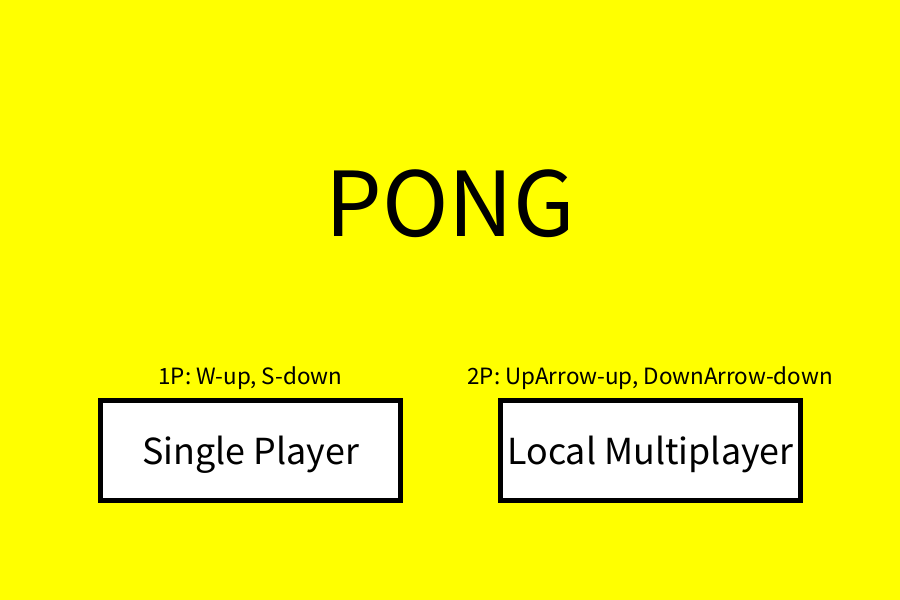
Frame 1 (no input)
Frame 60 (the mouse pressed at the canvas centre just before this capture): identical to frame 1, image omitted
Frame 120 (the mouse held since frame 60 and released just before this capture): identical to frame 1, image omitted

The Processing sketch that drew this single still picture (run headless with seeded random() and noise(); from frame 60 on, the mouse is pressed at the canvas centre):

// Processing sketch: Pong
// ── Pong.pde
/*
Michael Guo
2-1
2026/5/20
Pong
*/

//general variable
int mode;
//entries
final int intro=1;
final int game=2;
final int pause=3;
final int end=4;
//specific variables
float lx,ly,ld,rx,ry,rd;
float bx,by,bd,vx,vy;
int ls,rs;
float t;
boolean wkey, skey, upkey, downkey;
boolean AI;

void setup(){
  size(900, 600);
  mode=intro;
  textAlign(CENTER, CENTER);
  lx=0;
  ly=height/2;
  ld=200;
  rx=width;
  ry=height/2;
  rd=200;
  bx=width/2;
  by=height/2;
  bd=75;
  t=3;
  wkey=skey=upkey=downkey=false;
}

void draw(){
  if(mode==intro)intro();
  else if(mode==game)game();
  else if(mode==pause)pause();
  else if(mode==end)end();
  else println("ERROR: INVALID ENTRY");
}

// ── end.pde
void end(){
  //message
  if(ls==3){
    stroke(0, 128, 0);
    fill(0, 128, 0);
    rect(200, 75, 100, 100);
    textSize(150);
    fill(255, 0, 0);
    text("1P WINS", width/2, height/2);
    textSize(50);
    text("3", width/4, 100);
  }
  if(rs==3){
    if(AI==false){
      stroke(0, 128, 0);
      fill(0, 128, 0);
      rect(600, 75, 100, 100);
      textSize(150);
      fill(0);
      text("2P WINS", width/2, height/2);
      textSize(50);
      text("3", 3*width/4, 100);
    }else{
      stroke(0, 128, 0);
      fill(0, 128, 0);
      rect(600, 75, 100, 100);
      textSize(150);
      fill(0, 0, 255);
      text("CP WINS", width/2, height/2);
      textSize(50);
      text("3", 3*width/4, 100);
    }
  }
  textSize(75);
  text("Click to Main Menu", width/2, 3*height/4);
}

void endClicks(){
  mode=intro;
}

// ── game.pde
void game(){
  //board
  background(0, 128, 0);
  stroke(255);
  line(width/2, 0, width/2, height);
  line(0, height/2, width, height/2);
  stroke(0, 128, 0);
  fill(0, 128, 0);
  rect(425, 65, 50, 70);
  textSize(75);
  fill(0, 255, 0);
  text("3", width/2, 100);
  textSize(50);
  fill(255, 0, 0);
  text(ls, width/4, 100);
  if(AI==false)fill(0);
  else fill(0, 0, 255);
  text(rs, 3*width/4, 100);
  textSize(75);
  fill(255, 0, 255);
  message();
  t=t-0.01;
  //paddle
  stroke(0);
  fill(255);
  circle(750, 500, 100);
  strokeWeight(7);
  line(735, 475, 735, 525);
  line(765, 475, 765, 525);
  stroke(0);
  fill(255, 0, 0);
  circle(lx, ly, ld);
  if(ly<=100)ly=100;
  if(ly>=500)ly=500;
  if(t<0){
    if(wkey==true)ly=ly-5;
    if(skey==true)ly=ly+5;
  }
  if(AI==false)fill(0);
  else fill(0, 0, 255);
  circle(rx, ry, rd);
  if(ry<=100)ry=100;
  if(ry>=500)ry=500;
  if(AI==false){
    if(t<0){
      if(upkey==true)ry=ry-5;
      if(downkey==true)ry=ry+5;
    }
  }else{
    if(by<ry){
      ry=ry-5;
    }
    if(by>ry){
      ry=ry+5;
    }
  }
  fill(255, 165, 0);
  circle(bx, by, bd);
  //move
  if(t<0){
    bx=bx+vx;
    by=by+vy;
  }
  //bounce
  if(dist(lx,ly,bx,by)<=ld/2+bd/2){
    vx=(bx-lx)/10;
    vy=(by-ly)/10;
  }
  if(dist(rx,ry,bx,by)<=rd/2+bd/2){
    vx=(bx-rx)/10;
    vy=(by-ry)/10;
  }
  if(by<bd/2||by>height-bd/2)vy=vy*-1;
  if(bx<0){
    rs++;
    reset();
    vx=random(-2, -7);
    vy=random(-5, 5);
  }
  if(bx>width){
    ls++;
    reset();
    vx=random(7, 2);
    vy=random(-5, 5);
  }
  if(ls==3||rs==3)mode=end;
}

void gameClicks(){
  if(dist(mouseX, mouseY, 750, 500)<50)mode=pause;
}

void message(){
  if(t>=2){
    if(vx<0)text("1P turn",width/2, 500);
    else{
      if(AI==false)text("2P turn",width/2, 500);
      else text("CP turn",width/2, 500);
    }
  }
  if(2>t&&t>=1)text("Ready",width/2, 500);
  if(1>t&&t>=0)text("Set",width/2, 500);
  if(0>t&&t>=-1)text("GO!!!",width/2, 500);
}

void reset(){
  bx=width/2;
  by=height/2;
  t=3;
  ly=height/2;
  ry=height/2;
}

// ── intro.pde
void intro(){
  background(255, 255, 0);
  strokeWeight(5);
  ls=0;
  rs=0;
  //button
  select(100, 400, 300, 100);
  rect(100, 400, 300, 100);
  select(500, 400, 300, 100);
  rect(500, 400, 300, 100);
  textSize(100);
  fill(0);
  text("PONG", 450, 200);
  textSize(40);
  text("Single Player", 250, 450);
  text("Local Multiplayer", 650, 450);
  textSize(25);
  text("1P: W-up, S-down", 250, 375);
  text("2P: UpArrow-up, DownArrow-down", 650, 375);
}

void introClicks(){
  if(mouseX>100&&mouseX<400&&mouseY>400&&mouseY<500){
    mode=game;
    AI=true;
  }
  if(mouseX>500&&mouseX<800&&mouseY>400&&mouseY<500){
    mode=game;
    AI=false;
  }
}

void select(int x, int y, int w, int h){
  if(mouseX > x && mouseX < x+w && mouseY > y && mouseY < y+h){
    stroke(255, 0, 255);
    fill(0, 255, 255);
  } else {
    stroke(0);
    fill(255);
  }
}

// ── keyboard.pde
void keyPressed(){
  if(key=='w' || key=='W')wkey=true;
  if(key=='s' || key=='S')skey=true;
  if(keyCode==UP)upkey=true;
  if(keyCode==DOWN)downkey=true;
}

void keyReleased(){
  if(key=='w' || key=='W')wkey=false;
  if(key=='s' || key=='S')skey=false;
  if(keyCode==UP)upkey=false;
  if(keyCode==DOWN)downkey=false;
}

// ── pause.pde
void pause(){
  fill(0);
  textSize(150);
  text("PAUSED", width/2, 3*height/8);
  textSize(75);
  text("Click to Continue", width/2, 5*height/8);
}

void pauseClicks(){
  mode=game;
}
